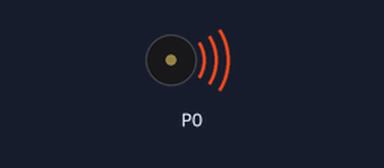
This program was run on a simulated BBC micro:bit (MakeCode). Shown: buzzer (waves = sounding). At 10.1 s the program stops and its outputs stay as they are.

Above: at 0.1 s.
At 9.7 s:
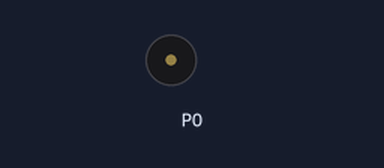
Timing chart, 0 to 11.2 s (numbered marks = the images above):
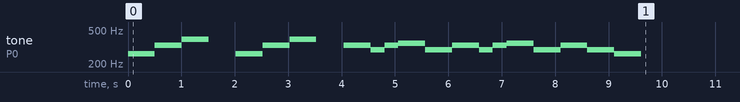

Measured:
- by itself, tone on P0: plays 262 Hz for 0.51 s, 330 Hz for 0.51 s, 392 Hz for 0.50 s, 262 Hz for 0.51 s, 330 Hz for 0.51 s, 392 Hz for 0.50 s … (19 notes in this stretch)

The program:

main.ts
```typescript
music.beginMelody([
    "C4:4","E4:4","G4:4","R:4",
    "C4:4", "E4:4", "G4:4", "R:4",
    "E4:2", "E4:2", "D4:2", "E4:2", "F4:4", "D4:4",
    "E4:2", "E4:2", "D4:2", "E4:2", "F4:4", "D4:4",
    "E4: 4", "D4: 4", "C4: 4", "R: 4"
], MelodyOptions.OnceInBackground)
```

test.ts
```typescript
// Tady jsou testy. Při použití tohoto balíčku jako rozšíření nebude zkompilováno.
```
